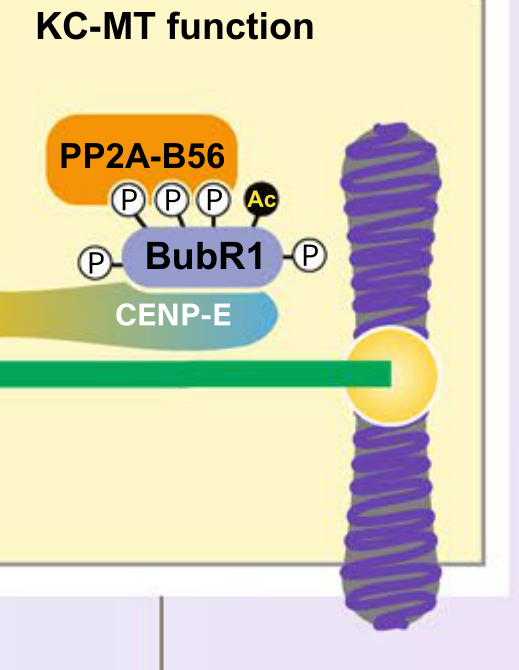
#> input picture apps/api/scripts/mva/deck/img/pap_kcmt.png, 519 x 670 px
$ python annotate_kcmt.py
#> lines starting #> are read from the running program, lines starting #| are printed output that depends on the picture
#!/usr/bin/env python3
"""Add Aurora B and its substrate to the Bloom & North KC-MT panel.

The source panel shows PP2A-B56 delivery only; Aurora B is not in it. Our
additions are drawn in orange and declared on the slide and in FIGURE-CREDITS.
"""
import sys, matplotlib
matplotlib.use("Agg")
import matplotlib.pyplot as plt
from matplotlib.patches import Circle, FancyArrowPatch, FancyBboxPatch
from PIL import Image

OUT = sys.argv[1] if len(sys.argv) > 1 else "img"
ORANGE, RED, GREY = "#E8820C", "#C0392B", "#5C5C5C"
im = Image.open(f"{OUT}/pap_kcmt.png")
#> im is the input picture: PIL image 519x670 RGB; mean R, G, B 215.5, 210.4, 186.4
W, H = im.size
#> W = 519; H = 670
# widen the canvas downward so the annotation does not cover the source panel
PAD = int(H * 0.21)
#> PAD = 140
canvas = Image.new("RGB", (W, H + PAD), "white")
#> canvas: PIL image 519x810 RGB; every value is 255
canvas.paste(im, (0, 0))
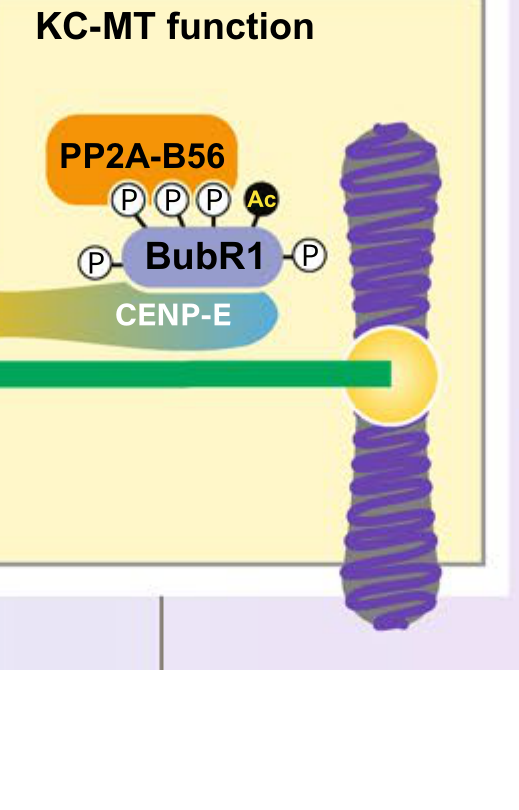
#> canvas: PIL image 519x810 RGB; mean R, G, B 222.3, 218.1, 198.2

fig, ax = plt.subplots(figsize=(W / 100, (H + PAD) / 100), dpi=200)
ax.imshow(canvas); ax.set_xlim(0, W); ax.set_ylim(H + PAD, 0); ax.axis("off")
plt.rcParams["font.family"] = "Liberation Sans"

# the grip: where the green microtubule meets the yellow kinetochore
GX, GY = int(W * 0.745), int(H * 0.552)
#> GX = 386; GY = 369
ax.add_patch(Circle((GX, GY), int(W * 0.052), fc="none", ec=RED, lw=3.0, zorder=5))

# Aurora B, drawn by us, below the kinetochore
AX, AY = int(W * 0.21), int(H + PAD * 0.42)
#> AX = 108; AY = 728
ax.add_patch(Circle((AX, AY), int(W * 0.125), fc=ORANGE, ec="white", lw=2.0, zorder=6))
ax.text(AX, AY, "Aurora\nB", ha="center", va="center", fontsize=13,
        fontweight="bold", color="white", linespacing=1.0, zorder=7)
ax.add_patch(FancyArrowPatch((AX + W * 0.10, AY - PAD * 0.26),
                             (GX - W * 0.065, GY + H * 0.040),
                             arrowstyle="-|>", mutation_scale=20, color=ORANGE,
                             lw=3.0, zorder=6,
                             connectionstyle="arc3,rad=-0.22"))
ax.text(GX + W * 0.085, GY - H * 0.030, "P", ha="center", va="center", fontsize=15,
        fontweight="bold", color=RED, zorder=7)
ax.text(W * 0.46, H + PAD * 0.40, "Aurora B\nadded by us",
        ha="left", va="center", fontsize=13, fontweight="bold", color=ORANGE, linespacing=1.3)
fig.savefig(f"{OUT}/pap_kcmt_annot.png", bbox_inches="tight", pad_inches=0.02)
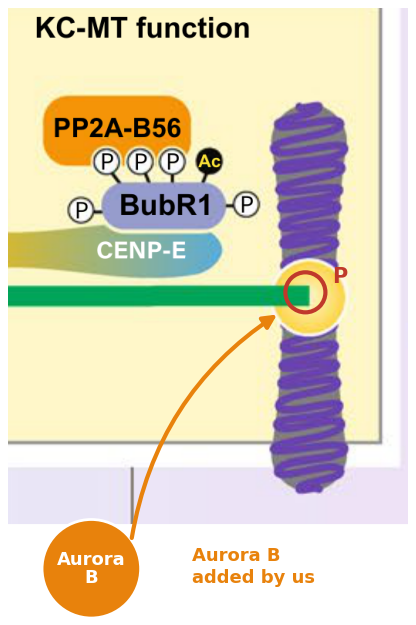
#> figure drawn by matplotlib, 1 panel
print("ok pap_kcmt_annot")

$ run again, with apps/api/scripts/mva/deck/img/pap_cellcycle.png copied over apps/api/scripts/mva/deck/img/pap_kcmt.png
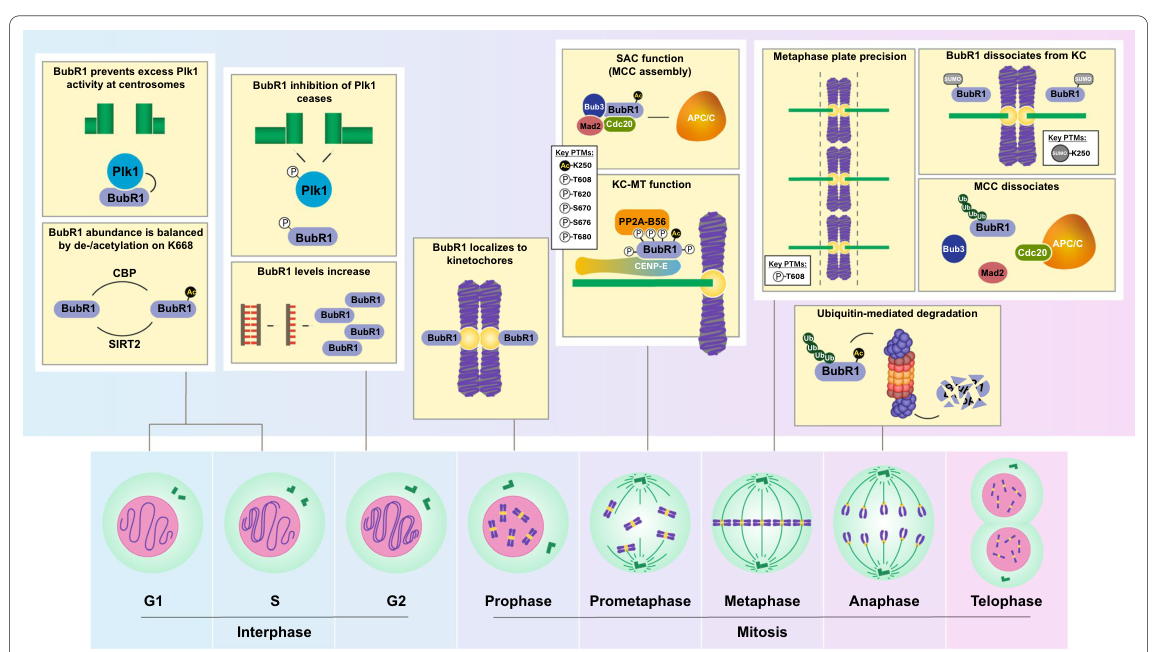
#> input picture apps/api/scripts/mva/deck/img/pap_cellcycle.png, 1165 x 652 px
#> im is the input picture: PIL image 1165x652 RGB; mean R, G, B 228.6, 227.5, 220
#> `canvas.paste(im, (0, 0))`:
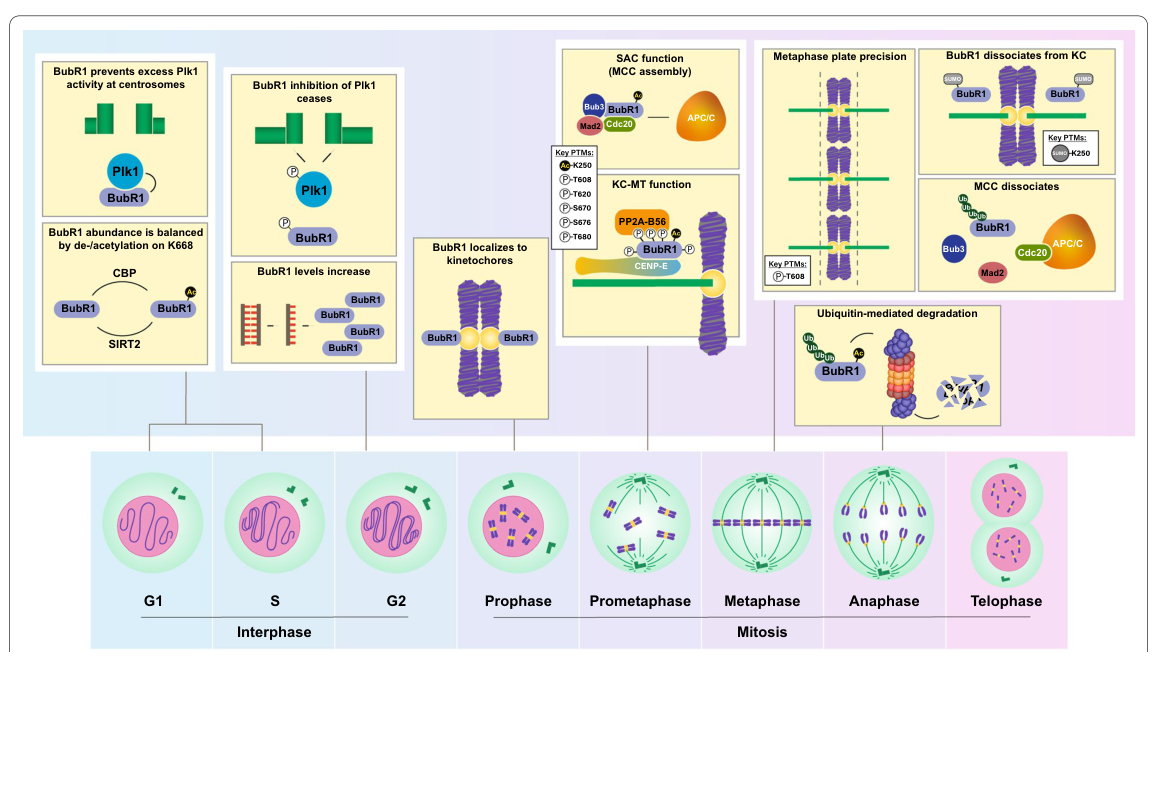
#> canvas: PIL image 1165x788 RGB; mean R, G, B 233.2, 232.3, 226.1
#> `fig.savefig(f"{OUT}/pap_kcmt_annot.png", bbox_inches="tight", pad_inch..`:
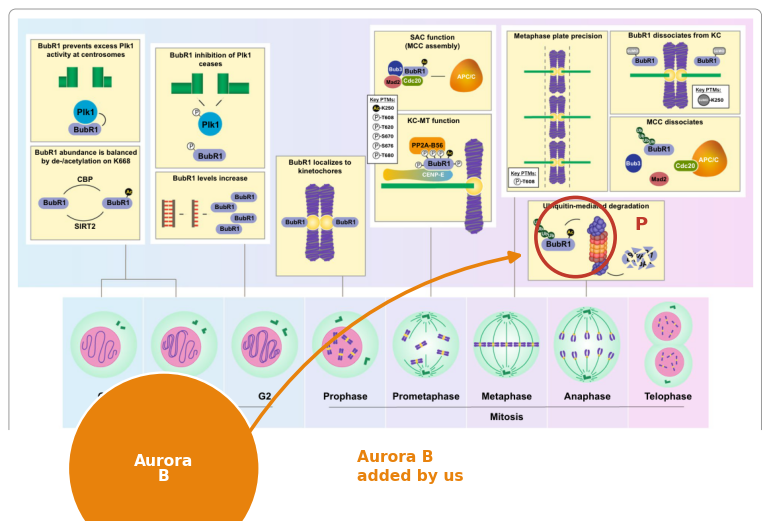
#> figure drawn by matplotlib, 1 panel
